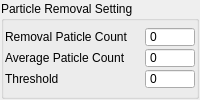
<?xml version="1.0" encoding="UTF-8"?>
<ui version="4.0">
 <class>ParticleRemovalSettingWidget</class>
 <widget class="QWidget" name="ParticleRemovalSettingWidget">
  <property name="geometry">
   <rect>
    <x>0</x>
    <y>0</y>
    <width>200</width>
    <height>100</height>
   </rect>
  </property>
  <property name="sizePolicy">
   <sizepolicy hsizetype="Minimum" vsizetype="Minimum">
    <horstretch>0</horstretch>
    <verstretch>0</verstretch>
   </sizepolicy>
  </property>
  <property name="minimumSize">
   <size>
    <width>200</width>
    <height>100</height>
   </size>
  </property>
  <property name="windowTitle">
   <string>Form</string>
  </property>
  <layout class="QGridLayout" name="gridLayout">
   <property name="leftMargin">
    <number>1</number>
   </property>
   <property name="topMargin">
    <number>1</number>
   </property>
   <property name="rightMargin">
    <number>1</number>
   </property>
   <property name="bottomMargin">
    <number>1</number>
   </property>
   <property name="spacing">
    <number>1</number>
   </property>
   <item row="0" column="0">
    <widget class="QGroupBox" name="groupBox">
     <property name="sizePolicy">
      <sizepolicy hsizetype="Minimum" vsizetype="Minimum">
       <horstretch>0</horstretch>
       <verstretch>0</verstretch>
      </sizepolicy>
     </property>
     <property name="title">
      <string>Particle Removal Setting</string>
     </property>
     <layout class="QGridLayout" name="gridLayout_2">
      <property name="leftMargin">
       <number>1</number>
      </property>
      <property name="topMargin">
       <number>1</number>
      </property>
      <property name="rightMargin">
       <number>1</number>
      </property>
      <property name="bottomMargin">
       <number>1</number>
      </property>
      <property name="spacing">
       <number>1</number>
      </property>
      <item row="0" column="0">
       <layout class="QVBoxLayout" name="verticalLayout">
        <property name="leftMargin">
         <number>0</number>
        </property>
        <property name="topMargin">
         <number>0</number>
        </property>
        <property name="rightMargin">
         <number>0</number>
        </property>
        <property name="bottomMargin">
         <number>0</number>
        </property>
        <item>
         <layout class="QHBoxLayout" name="horizontalLayout">
          <item>
           <widget class="QLabel" name="label">
            <property name="sizePolicy">
             <sizepolicy hsizetype="Minimum" vsizetype="Minimum">
              <horstretch>0</horstretch>
              <verstretch>0</verstretch>
             </sizepolicy>
            </property>
            <property name="text">
             <string>Removal Paticle Count</string>
            </property>
           </widget>
          </item>
          <item>
           <widget class="QSpinBox" name="spinRemovalPaticle">
            <property name="maximumSize">
             <size>
              <width>50</width>
              <height>20</height>
             </size>
            </property>
            <property name="buttonSymbols">
             <enum>QAbstractSpinBox::NoButtons</enum>
            </property>
            <property name="accelerated">
             <bool>true</bool>
            </property>
            <property name="maximum">
             <number>255</number>
            </property>
           </widget>
          </item>
         </layout>
        </item>
        <item>
         <layout class="QHBoxLayout" name="horizontalLayout_2">
          <item>
           <widget class="QLabel" name="label_2">
            <property name="sizePolicy">
             <sizepolicy hsizetype="Minimum" vsizetype="Minimum">
              <horstretch>0</horstretch>
              <verstretch>0</verstretch>
             </sizepolicy>
            </property>
            <property name="text">
             <string>Average Paticle Count</string>
            </property>
           </widget>
          </item>
          <item>
           <widget class="QSpinBox" name="spinAveragePaticle">
            <property name="maximumSize">
             <size>
              <width>50</width>
              <height>20</height>
             </size>
            </property>
            <property name="buttonSymbols">
             <enum>QAbstractSpinBox::NoButtons</enum>
            </property>
            <property name="accelerated">
             <bool>true</bool>
            </property>
            <property name="maximum">
             <number>255</number>
            </property>
           </widget>
          </item>
         </layout>
        </item>
        <item>
         <layout class="QHBoxLayout" name="horizontalLayout_3">
          <item>
           <widget class="QLabel" name="label_3">
            <property name="sizePolicy">
             <sizepolicy hsizetype="Minimum" vsizetype="Minimum">
              <horstretch>0</horstretch>
              <verstretch>0</verstretch>
             </sizepolicy>
            </property>
            <property name="text">
             <string>Threshold</string>
            </property>
           </widget>
          </item>
          <item>
           <widget class="QSpinBox" name="spinThreshold">
            <property name="maximumSize">
             <size>
              <width>50</width>
              <height>20</height>
             </size>
            </property>
            <property name="buttonSymbols">
             <enum>QAbstractSpinBox::NoButtons</enum>
            </property>
            <property name="accelerated">
             <bool>true</bool>
            </property>
            <property name="maximum">
             <number>255</number>
            </property>
           </widget>
          </item>
         </layout>
        </item>
       </layout>
      </item>
     </layout>
    </widget>
   </item>
  </layout>
 </widget>
 <resources/>
 <connections/>
</ui>
